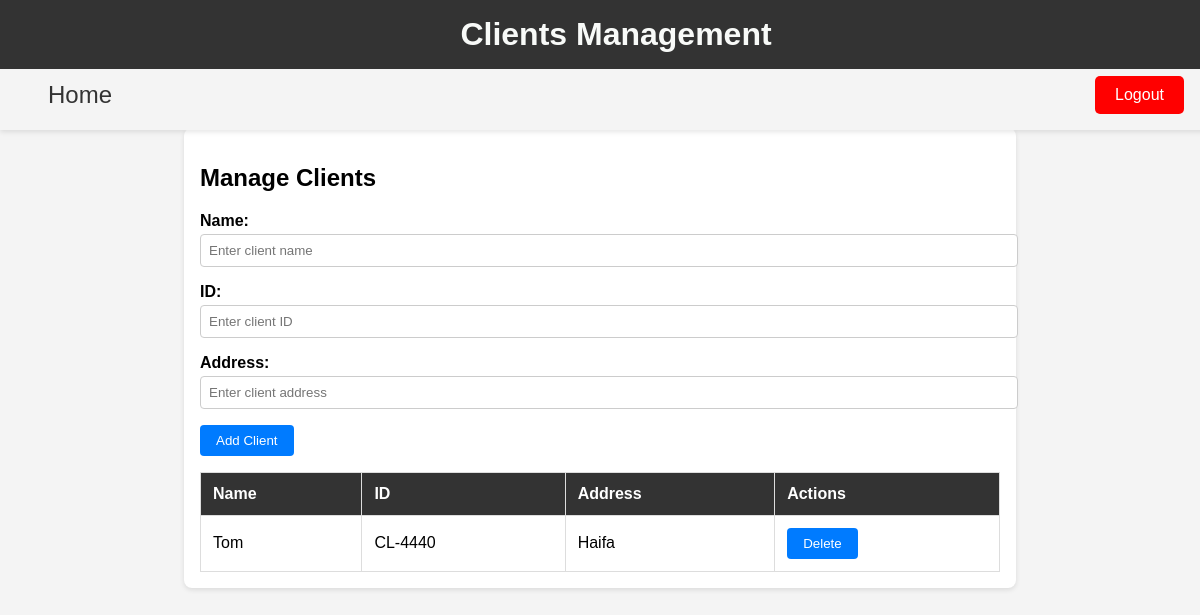
/user-home/clients/ (signed in), run on the app's committed database.
### users/models.py (models this page shows, shortened)
class Client(models.Model):
    user = models.ForeignKey(User, on_delete=models.CASCADE, related_name="client",max_length=100)
    client_id = models.CharField(max_length=20,unique=True)
    client_name = models.CharField(max_length=100)
    client_address = models.TextField()

### users/views.py (the view, shortened to what this page needs)
# urls.py: path('user-home/clients/', views.clients_page, name='clients_page'),
def clients_page(request):
    if not request.user or isinstance(request.user, AnonymousUser):
        return redirect('login')
    user = request.user  # Now safe to use as user is authenticated
    clients = Client.objects.filter(user=user)
    return render(request, 'users/clients_page.html', {'clients': clients})

### users/templates/users/clients_page.html (shortened to what this page needs)
<!DOCTYPE html>
<html lang="en">
<head>
</head>
<body>
<header>
    <h1>Clients Management</h1>
</header>
<nav style="display: flex; justify-content: space-between; align-items: center; padding: 1rem;">
    <a href="{% url 'user_home' %}" style="margin-left: 2rem;">Home</a>
    {% if user.is_authenticated %}
    <form method="POST" action="{% url 'logout' %}" style="margin-right: 2rem;">
        <button type="submit" style="background-color: red; color: white; border: none; padding: 10px 20px; font-size: 1rem; border-radius: 5px; cursor: pointer;">
            Logout
        </button>
    </form>
    {% endif %}
</nav>
<main>
    <h2>Manage Clients</h2>
    <form method="post" action="{% url 'clients_page' %}">
        <div class="form-group">
            <label for="client-name">Name:</label>
            <input type="text" id="client-name" name="client_name" placeholder="Enter client name">
        </div>
        <div class="form-group">
            <label for="client-id">ID:</label>
            <input type="text" id="client-id" name="client_id" placeholder="Enter client ID">
        </div>
        <div class="form-group">
            <label for="client-address">Address:</label>
            <input type="text" id="client-address" name="client_address" placeholder="Enter client address">
        </div>
        <button type="submit">Add Client</button>
    </form>
    <table>
        <thead>
            <tr>
                <th>Name</th>
                <th>ID</th>
                <th>Address</th>
                <th>Actions</th>
            </tr>
        </thead>
        <tbody id="client-table">
            {% for client in clients %}
            <tr>
                <td>{{ client.client_name }}</td>
                <td>{{ client.client_id }}</td>
                <td>{{ client.client_address }}</td>
                <td>
                    <form method="POST" action="{% url 'clients_page' %}">
                        <button type="submit" onclick="return confirm('Are you sure?')">Delete</button>
                    </form>
                </td>
            </tr>
            {% empty %}
            <tr>
                <td colspan="4">No clients found.</td>
            </tr>
            {% endfor %}
        </tbody>
    </table>
</main>
</body>
</html>

### users/templates/users/clients_page.html (style rules this page uses)
body { font-family: Arial, sans-serif; margin: 0; padding: 0; background-color: #f4f4f4; }
header { background-color: #333; color: #fff; padding: 1rem; text-align: center; position: fixed; width: 100%; top: 0; z-index: 1000; }
header h1 { color: rgb(248, 250, 248); margin: 0; }
nav { background-color: #f4f4f4; padding: 1rem; position: fixed; width: 100%; top: 60px; z-index: 999; display: flex; justify-content: center; align-items: center; gap: 20px; box-shadow: 0 2px 5px rgba(0, 0, 0, 0.1); }
nav a, nav form { display: inline-block; text-decoration: none; color: #333; margin: 0 2rem; font-size: 1.5rem; }
main { max-width: 800px; margin: 8rem auto 2rem auto; padding: 1rem; background-color: #fff; box-shadow: 0 2px 5px rgba(0, 0, 0, 0.1); border-radius: 8px; }
table { width: 100%; border-collapse: collapse; margin-top: 1rem; }
table, th, td { border: 1px solid #ddd; }
th, td { padding: 0.75rem; text-align: left; }
th { background-color: #333; color: #fff; }
.form-group { margin-bottom: 1rem; }
label { font-weight: bold; }
input { width: 100%; padding: 0.5rem; margin-top: 0.25rem; border: 1px solid #ccc; border-radius: 4px; }
button { padding: 0.5rem 1rem; background-color: #007BFF; color: #fff; border: none; border-radius: 4px; cursor: pointer; }

### data on the page
Client: client_name "Tom", client_id "CL-4440", client_address "Haifa"
